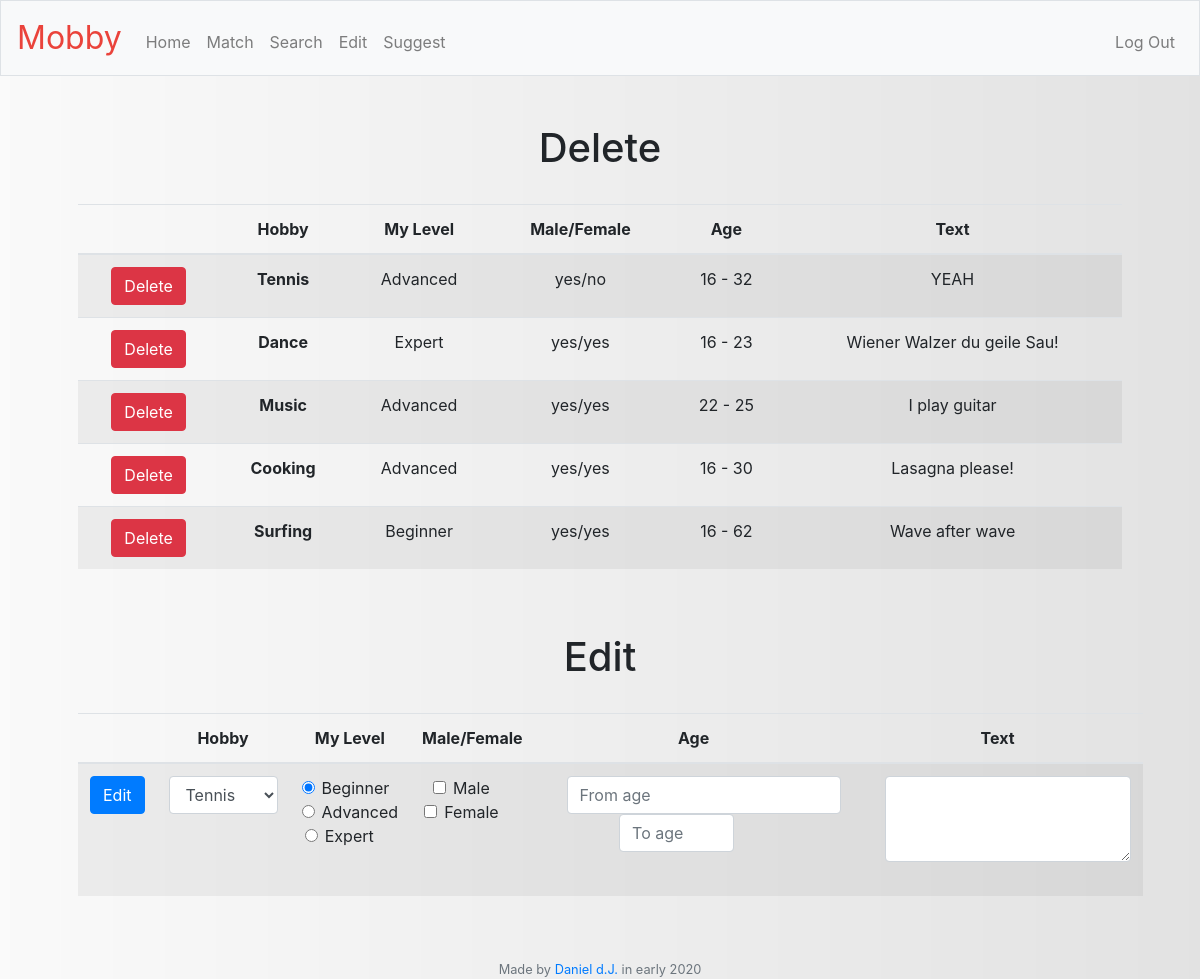
/edit (signed in), run on the app's committed database.
### tables this page shows
CREATE TABLE "search" (
'id' INTEGER PRIMARY KEY,
'user_id' INTEGER,'hobby' VARCHAR(255),
'text' VARCHAR(201)
, 'male' varchar(255), 'female' varchar(255), 'min_age' INTEGER, 'max_age' INTEGER, 'level' varchar(255));

### app.py (the view)
@app.route("/edit", methods=["GET", "POST"])
@login_required
def edit():
    user = session["user_id"]
    data = db.execute("SELECT hobby, male, female, min_age, max_age, level, text FROM search WHERE user_id = :us" , us = user)
    if request.method == "POST":
        user = session["user_id"]
        hobby = request.form.get("delete")
        db.execute("DELETE FROM search WHERE (user_id = :us AND hobby = :ho)" , us = user, ho = hobby)
        flash(hobby + " has been deleted from your searches!")
        return redirect("/")
    else:
        return render_template("edit.html", data = data, leng = len(data))

### app.py (called while the page is built)
@app.after_request
def after_request(response):
    response.headers["Cache-Control"] = "no-cache, no-store, must-revalidate"
    response.headers["Expires"] = 0
    response.headers["Pragma"] = "no-cache"
    return response

### helpers.py (called while the page is built)
def login_required(f):
    @wraps(f)
    def decorated_function(*args, **kwargs):
        if session.get("user_id") is None:
            return redirect("/login")
        return f(*args, **kwargs)
    return decorated_function

### templates/edit.html (shortened to what this page needs)
{% extends "layout.html" %}
{% block main %}
<h1> Delete </h1>
<br>
<table class="table table-striped">
  <thead>
    <tr>
      <th scope="col"></th>
      <th scope="col">Hobby</th>
      <th scope="col">My Level</th>
      <th scope="col">Male/Female</th>
      <th scope="col">Age</th>
      <th scope="col">Text</th>
    </tr>
  </thead>
  <tbody>
    {% for row in data %}
    <tr>
      <td>
        <form action="/edit" method="post">
          <button class="btn btn-danger" name="delete" type="submit" value="{{ row["hobby"] }}">Delete</button>
        </form>
      </td>
      <th scope="row">{{ row["hobby"] }}</th>
      <td>{{ row["level"] }}</td>
      <td>{{ row["male"] }}/{{ row["female"] }}</td>
      <td>{{ row["min_age"] }} - {{ row["max_age"] }}</td>
      <td>{{ row["text"] }}</td>
    </tr>
    {% endfor %}
    </tbody>
</table>
<br>
<br>
<h1> Edit </h1>
<br>
<table class="table table-striped">
  <thead>
    <tr>
      <th scope="col"></th>
      <th scope="col">Hobby</th>
      <th scope="col">My Level</th>
      <th scope="col">Male/Female</th>
      <th scope="col">Age</th>
      <th scope="col">Text</th>
    </tr>
  </thead>
  <tbody>
    <tr>
      <form action="/search" method="post">
      <td>  <button class="btn btn-primary" name="edit" type="submit" >  Edit </button>  </td>
      <th>
        <div class="form-group row">
          <div class="col-sm-10">
              <select name="hobby" class="form-control">
                    {% for row in data %}
                    <option value= "{{ row["hobby"] }}" > {{ row["hobby"] }}</option>
                    {% endfor %}
              </select>
          </div>
        </div>
      </th>
      <td>
      <fieldset class="form-group">
        <div class="row">
          <div class="col-sm-10">
            <div class="form-check">
              <input class="form-check-input" type="radio" name="gridRadios" id="gridRadios1" value="Beginner" checked>
              <label class="form-check-label" for="gridRadios1">
                Beginner
              </label>
            </div>
            <div class="form-check">
              <input class="form-check-input" type="radio" name="gridRadios" id="gridRadios2" value="Advanced">
              <label class="form-check-label" for="gridRadios2">
                Advanced
              </label>
            </div>
            <div class="form-check disabled">
              <input class="form-check-input" type="radio" name="gridRadios" id="gridRadios3" value="Expert">
              <label class="form-check-label" for="gridRadios3">
                Expert
              </label>
            </div>
          </div>
        </div>
      </fieldset>
      </td>
      <td>
        <div class="form-group row">
          <div class="col-sm-10">
            <div class="form-check">
              <input class="form-check-input" type="checkbox" name="male" id="gridCheck1">
              <label class="form-check-label" for="gridCheck1">
                Male
              </label>
            </div>
             <div class="form-check">
              <input class="form-check-input" type="checkbox" name="female" id="gridCheck1">
              <label class="form-check-label" for="gridCheck1">
                Female
              </label>
            </div>
          </div>
        </div>
      </td>
      <td>
        <div class="form-group row">
          <div class="col-sm-10">
            <div class="form-check">
              <input class="form-control" name="mi_age" placeholder="From age" min="16" type="number" >
              <input class="form-control" name="ma_age" placeholder="To age" min="16" max="111" type="number">
            </div>
          </div>
        </div>
      </td>
      <td>
        <div class="form-group row">
          <div class="col-sm-10">
            <div class="form-check">
              <textarea class="form-control" name= "text" id="exampleFormControlTextarea1" rows="3" > </textarea>
            </div>
          </div>
        </div>
      </td>
    </tr>
  </tbody>
</table>
{% endblock %}

### static/styles.css (style rules this page uses)
body { background-image: url("background1.png"); background-position: center; background-repeat: no-repeat; background-size: cover; position: relative; }
main .form-control { display: inline-block; width: auto; }

### data on the page
search: hobby "Tennis", level "Advanced", male "yes", female "no", min_age "16", max_age "32", text "YEAH"
search: hobby "Dance", level "Expert", male "yes", female "yes", min_age "16", max_age "23", text "Wiener Walzer du geile Sau!"
search: hobby "Music", level "Advanced", male "yes", female "yes", min_age "22", max_age "25", text "I play guitar"
search: hobby "Cooking", level "Advanced", male "yes", female "yes", min_age "16", max_age "30", text "Lasagna please!"
search: hobby "Surfing", level "Beginner", male "yes", female "yes", min_age "16", max_age "62", text "Wave after wave"

### other printed values
form field hobby "Tennis"
